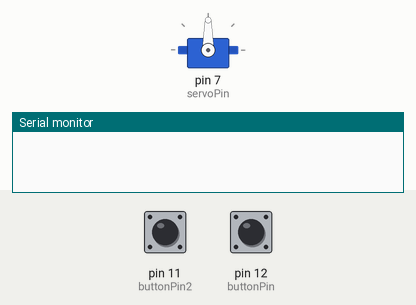
This sketch was run on a simulated Arduino Uno, built with avr-gcc and run on an emulated ATmega328P. Parts: servo, the last lines printed to the serial monitor. Inputs (shaded band) come from the test bench; at power-on: pin 11 (buttonPin2) HIGH, pin 12 (buttonPin) HIGH.

Above: at 1.2 s.
1.3 s: pin 11 (buttonPin2) pulled LOW for 0.15 s
At 1.45 s:
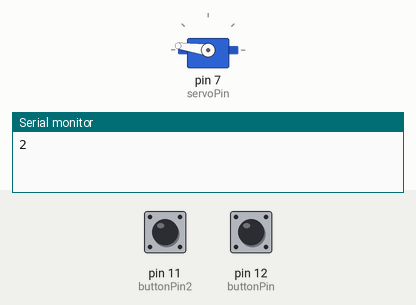
4.3 s: pin 12 (buttonPin) pulled LOW for 3.2 s
At 4.46 s:
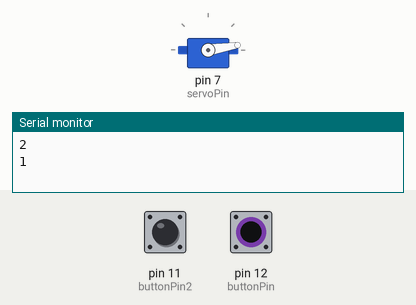
9.0 s: pin 12 (buttonPin) pulled LOW for 1 s
At 9.29 s:
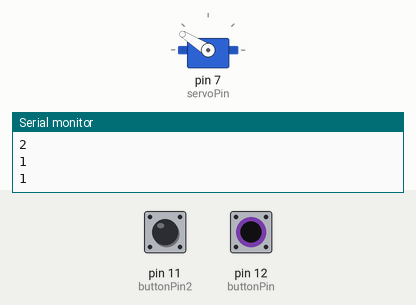
12.1 s: pin 11 (buttonPin2) pulled LOW for 1 s
Timing chart, 0 to 16.1 s (numbered marks = the images above; inputs shaded):
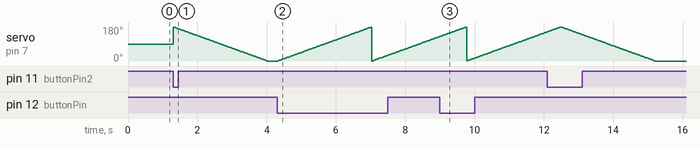

The sketch:

Servo2Buttons.ino
```cpp
/*
 * With this code you will be able to control the direction of rotation of an servo motor using two buttons.
 * You will need two buttons, two resistors (10K Ohms, since the program assumes pull-down mode for the buttons), and one servo motor.
 * MODIFIED: buttons are pull up
 */
#include <Servo.h>

Servo myservo; //create servo object to control a servo

const int buttonPin = 12;
const int buttonPin2 = 11;

//int buttonState = 0;
//int buttonState2 = 0;
int servoPin = 7;
int speed = 100;

int pos = 0; //variable to store the servo position

void setup()
{
  myservo.attach(servoPin); //attaches the servo on pin 9
  pinMode(myservo.attach(servoPin), OUTPUT);
  pinMode(buttonPin, INPUT);
  pinMode(buttonPin2, INPUT);
  digitalWrite(buttonPin,HIGH);
  digitalWrite(buttonPin2,HIGH);
  Serial.begin(9600);
}

void loop()
{
  int buttonState = digitalRead(buttonPin);
  int buttonState2 = digitalRead(buttonPin2);

  if(buttonState == LOW)
  {
    Serial.println("1");
    for(pos = 0; pos <=180; pos +=1) //goes from 0 degrees to 180 degrees
    {
      myservo.write(pos); //tell servo to go to position in variable 'pos'

      delay(15);
    }

  }

  if(buttonState2 == LOW)
  {
    Serial.println("2");
    for(pos = 180; pos >= 0; pos -=1) //goes from 180 degrees to 0 degrees
    {
      myservo.write(pos); //tell servo to go to position in variable 'pos'

      delay(15);
    }
  }

}
```
